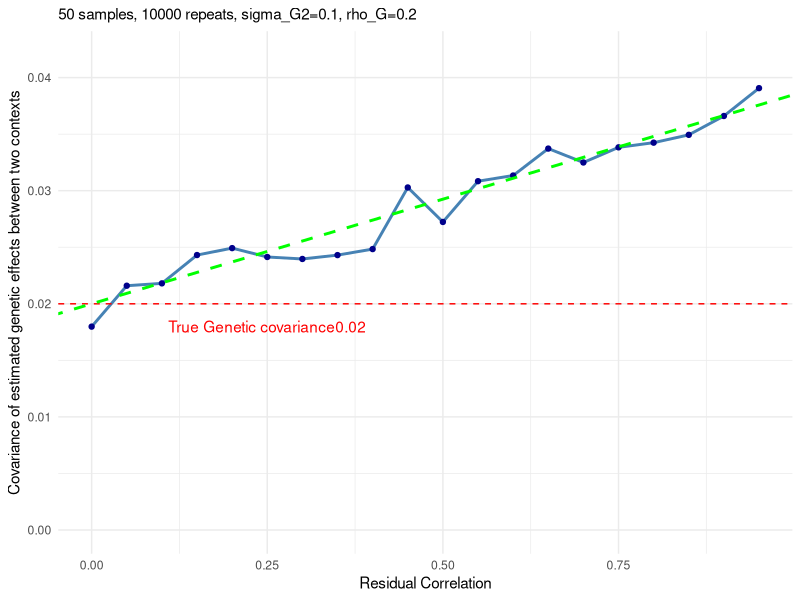
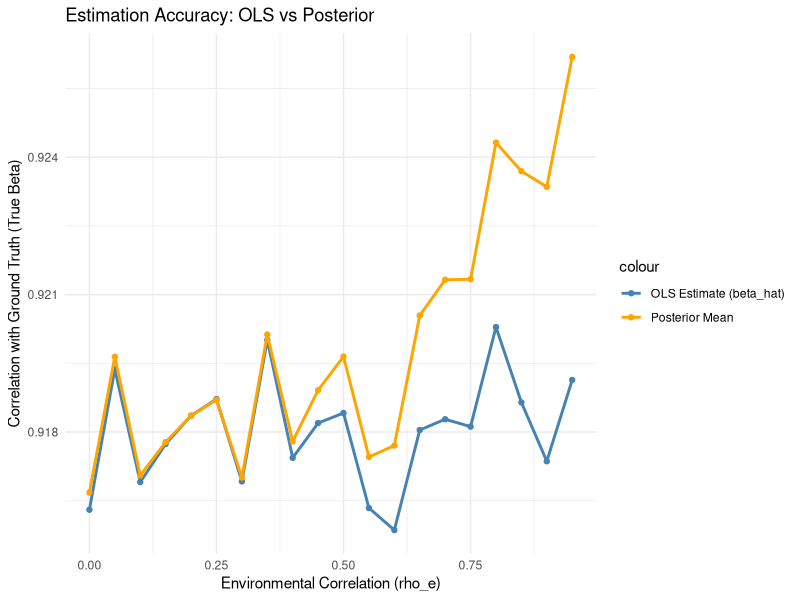
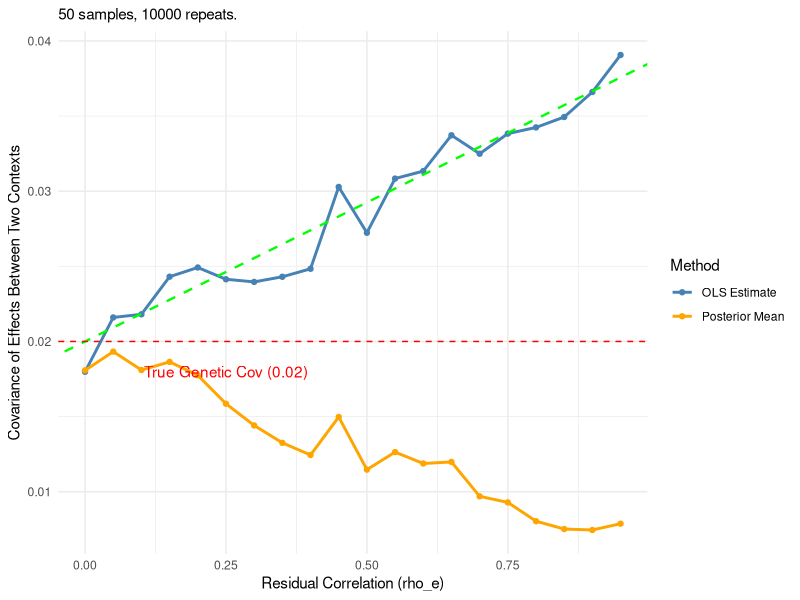
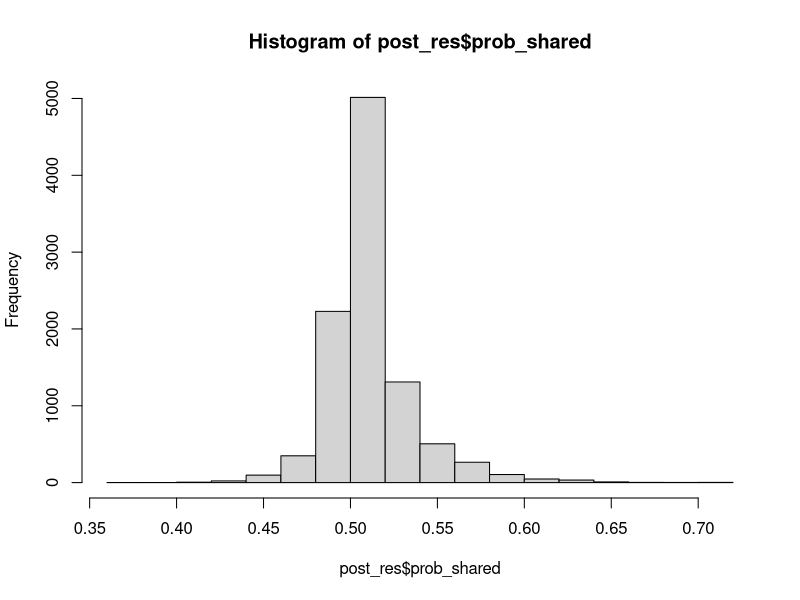

Reproduce these figures in R, in order.
## ---- chunk 1
library(MASS)

n <- 50
m <- 10000
sigma_G2 <- 0.1
sigma_e2 <- 1 - sigma_G2
rho_G <- 0.2

G <- matrix(rep(rnorm(n),m), nrow = n, ncol = m)


sim_marker_regression <- function(n = 100, m = 10, sigma_G2 = 0.1, sigma_e2 = 1.0, rho_G = 0.3, rho_e=0.9, G=G) {
  
  # 1. Generate True Betas (Genetic Effects)
  # Correlation between trait 1 and trait 2 is 0.5 as per your prompt
  U <- matrix(c(1, rho_G, rho_G, 1), nrow = 2)
  cov_beta <- U * sigma_G2
  betas_true <- mvrnorm(n = m, mu = c(0, 0), Sigma = cov_beta)
  colnames(betas_true) <- c("Beta1_True", "Beta2_True")
  
  # 2. Generate Residuals (Environmental Effects)
  cov_epsilon <- matrix(c(1, rho_e, rho_e, 1), nrow = 2) * sigma_e2
  eps_all <- mvrnorm(n = n * m, mu = c(0, 0), Sigma = cov_epsilon)
  
  # Reshape residuals into n x m matrices
  eps1_mat <- matrix(eps_all[, 1], nrow = n, ncol = m)
  eps2_mat <- matrix(eps_all[, 2], nrow = n, ncol = m)
  
  # 3. Generate Phenotype Matrices Y1 and Y2 (n x m)
  Y1 <- sweep(G, 2, betas_true[, 1], `*`) + eps1_mat
  Y2 <- sweep(G, 2, betas_true[, 2], `*`) + eps2_mat
  
  # 4. Regression (OLS estimation)
  # Using the fast matrix method: beta_hat = (G'G)^-1 G'Y
  beta1_hat <- colSums(G * Y1) / colSums(G^2)
  beta2_hat <- colSums(G * Y2) / colSums(G^2)
  
  # 5. Consolidate Results
  results <- data.frame(
    marker_id = 1:m,
    beta1_true = betas_true[, 1],
    beta1_est  = beta1_hat,
    beta2_true = betas_true[, 2],
    beta2_est  = beta2_hat
  )
  
  return(results)
}
## ---- chunk 2
set.seed(1234)

library(MASS)
library(ggplot2)

n <- 50
m <- 10000
sigma_G2 <- 0.1
sigma_e2 <- 1 - sigma_G2
rho_G <- 0.2

rho_e_values <- seq(0, 0.95, by = 0.05)
estimated_corrs <- numeric(length(rho_e_values))

G <- matrix(rep(rnorm(n),m), nrow = n, ncol = m) # Replicate G for M times for vectorized computation
#G <- matrix(rnorm(n*m), nrow = n, ncol = m)

for (i in seq_along(rho_e_values)) {
  sim_res <- sim_marker_regression(
    n = n, 
    m = m, 
    sigma_G2 = sigma_G2, 
    sigma_e2 = sigma_e2, 
    rho_G = rho_G, 
    rho_e = rho_e_values[i],
    G = G
  )
  estimated_corrs[i] <- cov(sim_res$beta1_est, sim_res$beta2_est)
}

plot_data <- data.frame(rho_e = rho_e_values, est_corr = estimated_corrs)

g_sum_sq <- sum(G[,1]^2) 

theoretical_intercept <- rho_G * sigma_G2
theoretical_slope     <- sigma_e2 / g_sum_sq

ggplot(plot_data, aes(x = rho_e, y = est_corr)) +
  ylim(c(0,0.042)) + 
  geom_line(color = "steelblue", size = 1) +
  geom_point(color = "darkblue") +
  geom_hline(yintercept = rho_G*sigma_G2, linetype = "dashed", color = "red") +
  geom_abline(
    intercept = theoretical_intercept, 
    slope = theoretical_slope, 
    color = "green", 
    linetype = "dashed", 
    size = 1
  ) +
  annotate("text", x = 0.25, y = rho_G*sigma_G2-2e-3, label = paste0("True Genetic covariance",rho_G*sigma_G2), color = "red") +
  labs(
    subtitle = paste0(n, " samples, ",m, " repeats, sigma_G2=", sigma_G2, ", rho_G=", rho_G),
    x = "Residual Correlation",
    y = "Covariance of estimated genetic effects between two contexts"
  ) +
  theme_minimal()
## ---- chunk 3
library(MASS)

compute_posterior <- function(U, V, beta_hat) {
  Total_Variance <- V + U
  W <- U %*% solve(Total_Variance)

  mu_post <- W %*% beta_hat
  Sigma_post <- U - (W %*% U)
  
  return(list(mu_post = mu_post, Sigma_post = Sigma_post))
}
## ---- chunk 4
set.seed(1234)
n <- 50
m <- 10000
sigma_G2 <- 0.1
sigma_e2 <- 1 - sigma_G2  # Assuming total variance is 1
rho_G <- 0.2

rho_e_values <- seq(0, 0.95, by = 0.05)

ols_corrs <- numeric(length(rho_e_values))
post_corrs <- numeric(length(rho_e_values))

G <- matrix(rep(rnorm(n), m), nrow = n, ncol = m)
g_sum_sq <- sum(G[,1]^2) # The scaling factor for error variance

# Vectors to store accuracy correlations
acc_ols <- numeric(length(rho_e_values))
acc_post <- numeric(length(rho_e_values))

for (i in seq_along(rho_e_values)) {
  rho_e_current <- rho_e_values[i]

  sim_res <- sim_marker_regression(
    n = n, m = m, sigma_G2 = sigma_G2, sigma_e2 = sigma_e2, 
    rho_G = rho_G, rho_e = rho_e_current, G = G
  )
  ols_corrs[i] <- cov(sim_res$beta1_est, sim_res$beta2_est)
  
  U <- matrix(c(sigma_G2, rho_G*sigma_G2, rho_G*sigma_G2, sigma_G2), 2, 2)
  
  scaling <- 1 / g_sum_sq
  V <- matrix(c(sigma_e2, rho_e_current*sigma_e2, 
                rho_e_current*sigma_e2, sigma_e2), 2, 2) * scaling

  beta_hat_matrix <- rbind(sim_res$beta1_est, sim_res$beta2_est)

  post_res <- compute_posterior(U, V, beta_hat_matrix)
  
  post_corrs[i] <- cov(post_res$mu_post[1, ], post_res$mu_post[2, ])

  acc_ols[i] <- cor(sim_res$beta1_est, sim_res$beta1_true)

  acc_post[i] <- cor(post_res$mu_post[1, ], sim_res$beta1_true)
}

plot_data <- data.frame(
  rho_e = rho_e_values,
  OLS_Accuracy = acc_ols,
  Posterior_Accuracy = acc_post
)

ggplot(plot_data, aes(x = rho_e)) +
  geom_line(aes(y = OLS_Accuracy, color = "OLS Estimate (beta_hat)"), size = 1) +
  geom_point(aes(y = OLS_Accuracy, color = "OLS Estimate (beta_hat)")) +
  geom_line(aes(y = Posterior_Accuracy, color = "Posterior Mean"), size = 1) +
  geom_point(aes(y = Posterior_Accuracy, color = "Posterior Mean")) +
  scale_color_manual(values = c("steelblue", "orange")) +
  labs(
    title = "Estimation Accuracy: OLS vs Posterior",
    y = "Correlation with Ground Truth (True Beta)",
    x = "Environmental Correlation (rho_e)"
  ) +
  theme_minimal()
## ---- chunk 5
plot_data <- data.frame(
  rho_e = rho_e_values, 
  OLS_Cov = ols_corrs,
  Post_Cov = post_corrs
)

theoretical_intercept <- rho_G * sigma_G2
theoretical_slope     <- sigma_e2 / g_sum_sq

ggplot(plot_data, aes(x = rho_e)) +
  # OLS Lines
  geom_line(aes(y = OLS_Cov, color = "OLS Estimate"), size = 1) +
  geom_point(aes(y = OLS_Cov, color = "OLS Estimate")) +
  
  # Posterior Lines
  geom_line(aes(y = Post_Cov, color = "Posterior Mean"), size = 1, linetype="solid") +
  geom_point(aes(y = Post_Cov, color = "Posterior Mean")) +
  
  # Theoretical OLS Slope (Green Dashed)
  geom_abline(intercept = theoretical_intercept, slope = theoretical_slope, 
              color = "green", linetype = "dashed", size = 0.8) +
  
  # True Genetic Covariance (Red Dashed)
  geom_hline(yintercept = rho_G*sigma_G2, linetype = "dashed", color = "red") +
  
  annotate("text", x = 0.25, y = rho_G*sigma_G2 - 0.002, 
           label = paste0("True Genetic Cov (", rho_G*sigma_G2, ")"), color = "red") +
  
  scale_color_manual(name = "Method", 
                     values = c("OLS Estimate" = "steelblue", "Posterior Mean" = "orange")) +
  
  labs(
    subtitle = paste0(n, " samples, ", m, " repeats."),
    x = "Residual Correlation (rho_e)",
    y = "Covariance of Effects Between Two Contexts"
  ) +
  theme_minimal()
## ---- chunk 6
library(MASS)

sim_mixture_regression <- function(n, m, sigma_G2, sigma_e2, rho_G, rho_e, pi0) {
  # pi0: Probability of Z=0 (Independent component)
  # 1-pi0: Probability of Z=1 (Shared component)
  
  # --- 1. Generate Z (Component Assignment) ---
  # vector of TRUE/FALSE where TRUE means "Shared Component" (Z=1)
  G_raw <- matrix(rnorm(n * m), nrow = n, ncol = m)
  G <- scale(G_raw) 
  
  is_shared <- rbinom(m, size = 1, prob = (1 - pi0)) == 1
  n_shared <- sum(is_shared)
  n_indep  <- m - n_shared
  
  # --- 2. Generate True Betas (Mixture) ---
  betas_true <- matrix(0, nrow = m, ncol = 2)
  
  # A. Generate Shared Effects (Z=1)
  if (n_shared > 0) {
    cov_shared <- matrix(c(sigma_G2, rho_G*sigma_G2, 
                           rho_G*sigma_G2, sigma_G2), 2, 2)
    betas_true[is_shared, ] <- mvrnorm(n = n_shared, mu = c(0, 0), Sigma = cov_shared)
  }
  
  # B. Generate Independent Effects (Z=0)
  if (n_indep > 0) {
    # Off-diagonal is 0
    cov_indep <- matrix(c(sigma_G2, 0, 
                          0, sigma_G2), 2, 2)
    betas_true[!is_shared, ] <- mvrnorm(n = n_indep, mu = c(0, 0), Sigma = cov_indep)
  }
  
  # --- 3. Generate Residuals (Environmental Effects) ---
  # These are always correlated by rho_e
  cov_epsilon <- matrix(c(sigma_e2, rho_e*sigma_e2, 
                          rho_e*sigma_e2, sigma_e2), 2, 2)
  eps_all <- mvrnorm(n = n * m, mu = c(0, 0), Sigma = cov_epsilon)
  
  # Reshape to n x m
  eps1_mat <- matrix(eps_all[, 1], nrow = n, ncol = m)
  eps2_mat <- matrix(eps_all[, 2], nrow = n, ncol = m)
  
  # --- 4. Generate Phenotypes ---
  Y1 <- sweep(G, 2, betas_true[, 1], `*`) + eps1_mat
  Y2 <- sweep(G, 2, betas_true[, 2], `*`) + eps2_mat
  
  # --- 5. OLS Estimation ---
  denom <- colSums(G^2)
  beta1_hat <- colSums(G * Y1) / denom
  beta2_hat <- colSums(G * Y2) / denom
  
  return(data.frame(
    beta1_est = beta1_hat, 
    beta2_est = beta2_hat,
    beta1_true = betas_true[, 1],
    beta2_true = betas_true[, 2],
    Z = as.numeric(is_shared) # Return Z so we can color-code plots later
  ))
}
## ---- chunk 7
library(mvtnorm)

compute_mixture_posterior <- function(beta_hat_matrix, n, pi0, 
                                      sigma_G2, sigma_e2, rho_G, rho_e) {
  # beta_hat_matrix: 2 x m matrix of effect estimates
  # n: Sample size (used for scaling error variance)
  # pi0: Prior probability of Independent component (Z=0)
  
  m <- ncol(beta_hat_matrix)
  scaling <- 1/n 
  
  # --- 1. Define Matrices ---
  
  # Likelihood Error (V) - Depends on rho_e
  V <- matrix(c(sigma_e2, rho_e*sigma_e2, 
                rho_e*sigma_e2, sigma_e2), 2, 2) * scaling
  
  # Prior U (Independent Z=0)
  U_0 <- matrix(c(sigma_G2, 0, 
                  0, sigma_G2), 2, 2)
  
  # Prior U (Shared Z=1) - Depends on rho_G
  U_1 <- matrix(c(sigma_G2, rho_G*sigma_G2, 
                  rho_G*sigma_G2, sigma_G2), 2, 2)
  
  # Total Variance (Sigma = U + V)
  Sigma_0 <- U_0 + V
  Sigma_1 <- U_1 + V
  
  # --- 2. Compute Posterior Membership (Gamma) ---
  
  # Log-Likelihoods (more numerically stable)
  ll_0 <- dmvnorm(t(beta_hat_matrix), mean=c(0,0), sigma=Sigma_0, log=TRUE)
  ll_1 <- dmvnorm(t(beta_hat_matrix), mean=c(0,0), sigma=Sigma_1, log=TRUE)
  
  # Bayes Rule in Log Space to avoid underflow
  # log(P(Z=1|Data)) = log(P(D|Z=1)) + log(P(Z=1)) - log(P(D))
  log_prior_0 <- log(pi0)
  log_prior_1 <- log(1 - pi0)
  
  # Unnormalized posteriors
  log_post_0 <- ll_0 + log_prior_0
  log_post_1 <- ll_1 + log_prior_1
  
  # Max trick for stable normalization
  log_max <- pmax(log_post_0, log_post_1)
  post_0_unnorm <- exp(log_post_0 - log_max)
  post_1_unnorm <- exp(log_post_1 - log_max)
  
  # Gamma: Posterior Probability of SHARED (Z=1)
  gamma_shared <- post_1_unnorm / (post_0_unnorm + post_1_unnorm)
  
  # --- 3. Compute Posterior Statistics for Each Component ---
  
  # Pre-calculate Shrinkage Matrices (W) and Component Covariances
  # W = U * (U+V)^-1
  W_0 <- U_0 %*% solve(Sigma_0)
  Cov_post_0 <- U_0 - W_0 %*% U_0
  
  W_1 <- U_1 %*% solve(Sigma_1)
  Cov_post_1 <- U_1 - W_1 %*% U_1
  
  # Storage
  mu_post_mix <- matrix(0, 2, m)
  cov_post_mix <- array(0, dim=c(2, 2, m))
  
  for(i in 1:m) {
    beta_i <- beta_hat_matrix[,i]
    gam <- gamma_shared[i]
    
    # A. Component Means
    mu_0 <- W_0 %*% beta_i
    mu_1 <- W_1 %*% beta_i
    
    # B. Model Averaged Mean (Linear combination)
    # E[beta] = (1-gam)*mu_0 + gam*mu_1
    mu_mix <- (1 - gam) * mu_0 + gam * mu_1
    mu_post_mix[,i] <- mu_mix
    
    # C. Model Averaged Covariance (Law of Total Variance)
    # Var(beta) = E[Var(beta|Z)] + Var(E[beta|Z])
    
    # Term 1: Average of covariances
    avg_cov <- (1 - gam) * Cov_post_0 + gam * Cov_post_1
    
    # Term 2: Variance of means (Spread between the two component hypotheses)
    # (1-gam)*gamma * (diff)(diff)^T
    diff_mu <- mu_1 - mu_0
    spread_cov <- (1 - gam) * gam * (diff_mu %*% t(diff_mu))
    
    cov_post_mix[,,i] <- avg_cov + spread_cov
  }
  
  return(list(
    prob_shared = gamma_shared,
    post_mean = mu_post_mix,
    post_cov = cov_post_mix,
    # Optional: Return component parts for debugging
    mu_0 = W_0 %*% beta_hat_matrix,
    mu_1 = W_1 %*% beta_hat_matrix
  ))
}
## ---- chunk 8
n <- 50
m <- 10000
sigma_G2 <- 0.02
sigma_e2 <- 1 - sigma_G2
rho_G <- 0.2
pi0 <- 0.5
rho_e <- 0.9

#true_pi0_values <- seq(0.1, 0.9, by = 0.1)
#estimated_pi0s <- numeric(length(true_pi0_values))

sim_res <- sim_mixture_regression(
    n, m, sigma_G2, sigma_e2, rho_G, rho_e, pi0=pi0)
beta_hat <- rbind(sim_res$beta1_est, sim_res$beta2_est)
post_res <- compute_mixture_posterior(beta_hat, n, pi0, sigma_G2, sigma_e2, rho_G, rho_e=0.1)
hist(post_res$prob_shared)
## ---- chunk 9
library(MASS)

sim_mixture_regression <- function(n, m, sigma_G2, sigma_e2, rho_G, rho_e, pi0) {
  # pi0: Probability of Z=0 (Independent component)
  # 1-pi0: Probability of Z=1 (Shared component)
  
  # --- 1. Generate Z (Component Assignment) ---
  # vector of TRUE/FALSE where TRUE means "Shared Component" (Z=1)
  G_raw <- matrix(rnorm(n * m), nrow = n, ncol = m)
  G <- scale(G_raw) 
  
  is_shared <- rbinom(m, size = 1, prob = (1 - pi0)) == 1
  n_shared <- sum(is_shared)
  n_indep  <- m - n_shared
  
  # --- 2. Generate True Betas (Mixture) ---
  betas_true <- matrix(0, nrow = m, ncol = 2)
  
  # A. Generate Shared Effects (Z=1)
  if (n_shared > 0) {
    cov_shared <- matrix(c(sigma_G2, rho_G*sigma_G2, 
                           rho_G*sigma_G2, sigma_G2), 2, 2)
    betas_true[is_shared, ] <- mvrnorm(n = n_shared, mu = c(0, 0), Sigma = cov_shared)
  }
  
  # B. Generate Independent Effects (Z=0)
  if (n_indep > 0) {
    # Off-diagonal is 0
    cov_indep <- matrix(c(sigma_G2, 0, 
                          0, sigma_G2), 2, 2)
    betas_true[!is_shared, ] <- mvrnorm(n = n_indep, mu = c(0, 0), Sigma = cov_indep)
  }
  
  # --- 3. Generate Residuals (Environmental Effects) ---
  # These are always correlated by rho_e
  cov_epsilon <- matrix(c(sigma_e2, rho_e*sigma_e2, 
                          rho_e*sigma_e2, sigma_e2), 2, 2)
  eps_all <- mvrnorm(n = n * m, mu = c(0, 0), Sigma = cov_epsilon)
  
  # Reshape to n x m
  eps1_mat <- matrix(eps_all[, 1], nrow = n, ncol = m)
  eps2_mat <- matrix(eps_all[, 2], nrow = n, ncol = m)
  
  # --- 4. Generate Phenotypes ---
  Y1 <- sweep(G, 2, betas_true[, 1], `*`) + eps1_mat
  Y2 <- sweep(G, 2, betas_true[, 2], `*`) + eps2_mat
  
  # --- 5. OLS Estimation ---
  denom <- colSums(G^2)
  beta1_hat <- colSums(G * Y1) / denom
  beta2_hat <- colSums(G * Y2) / denom
  
  return(data.frame(
    beta1_est = beta1_hat, 
    beta2_est = beta2_hat,
    beta1_true = betas_true[, 1],
    beta2_true = betas_true[, 2],
    Z = as.numeric(is_shared) # Return Z so we can color-code plots later
  ))
}
## ---- chunk 10

